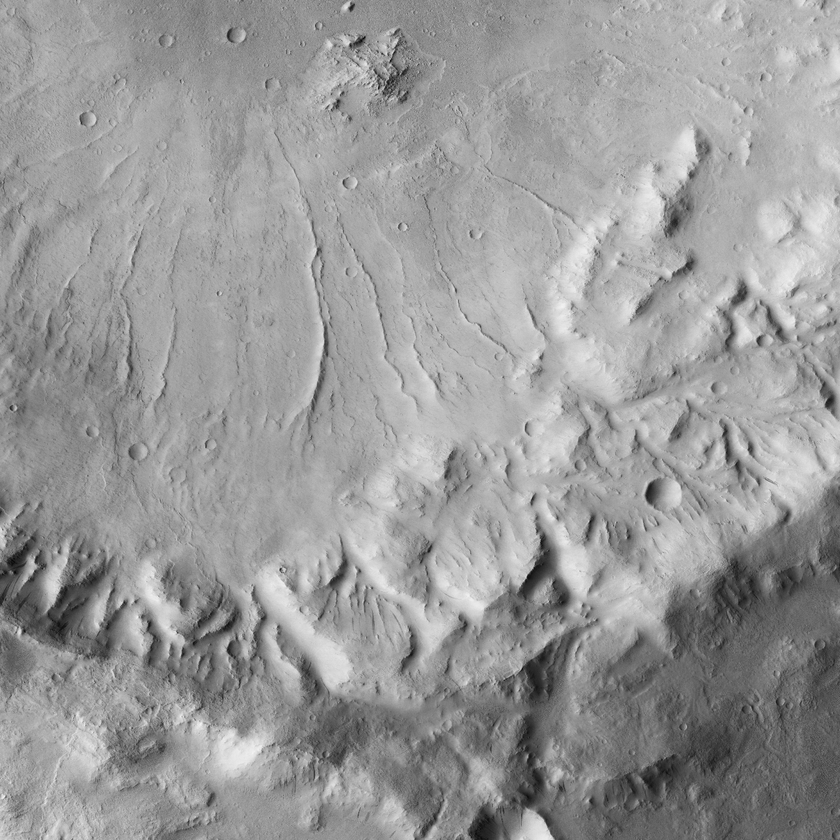
#> input picture yolov8_model/1、Just_add_modules/ultralytics/my_code/multi/images/train/5_25-5.png, 840 x 840 px, shrunk from 1280 x 1280 before the run; its folder holds only this picture in this run
$ python partial_uniform_brightness.py
#> lines starting #> are read from the running program, lines starting #| are printed output that depends on the picture
'''
局部平均光照。
一个局部的gamma变换。
[论文阅读] LCC-NLM(局部颜色校正, 非线性mask)_local colour correction using nonlinear masking-CSDN博客
https://blog.csdn.net/j05073094/article/details/119595637
论文：Local color correction using non-linear masking "python"。
'''

import datetime
import numpy as np
import cv2
import os
import time

def test():
    inputDir = r"D:\Desktop\graduation_project(mars_fan)\Python_clip_code+coco_data\run_code_data\test_uniform_brightness2\input"
    outputDir=r"D:\Desktop\graduation_project(mars_fan)\Python_clip_code+coco_data\run_code_data\test_uniform_brightness2"

    radius=128
    outputDir = os.path.join(outputDir, "output-radius=" + str(radius))
    makedir(outputDir)

    for filepath, dirnames, filenames in os.walk(inputDir):
        for filename in filenames:
            if os.path.splitext(filename)[1]=='.png':
                input_image_path=os.path.join(filepath, filename)
                image_gray = cv2.imread(input_image_path,cv2.IMREAD_UNCHANGED)
                image_gray=image_gray.astype(np.float64)
                image_gray_inv = 255 - image_gray
                mask = cv2.blur(image_gray_inv, (radius, radius))
                mask_output_image_path = os.path.join(outputDir, "mask-"+filename)
                cv2.imwrite(mask_output_image_path, mask)
                lcc = 255 * ((image_gray / 255)**(2**((128 - mask) / 128)))
                output_image_path = os.path.join(outputDir, filename)
                cv2.imwrite(output_image_path, lcc)

def makedir(path):
    if not os.path.exists(path):
        os.makedirs(path)

def uniform_brightness(inputDir,outputDir,radius):
#> called with radius = 256
    for filepath, dirnames, filenames in os.walk(inputDir):
        for filename in filenames:
            if os.path.splitext(filename)[1]=='.png':
                input_image_path=os.path.join(filepath, filename)
                image_gray = cv2.imread(input_image_path,cv2.IMREAD_UNCHANGED)
#> image_gray is the input picture: shape (840, 840); min 7, max 244, mean 153
                image_gray=image_gray.astype(np.float64)
                image_gray_inv = 255 - image_gray
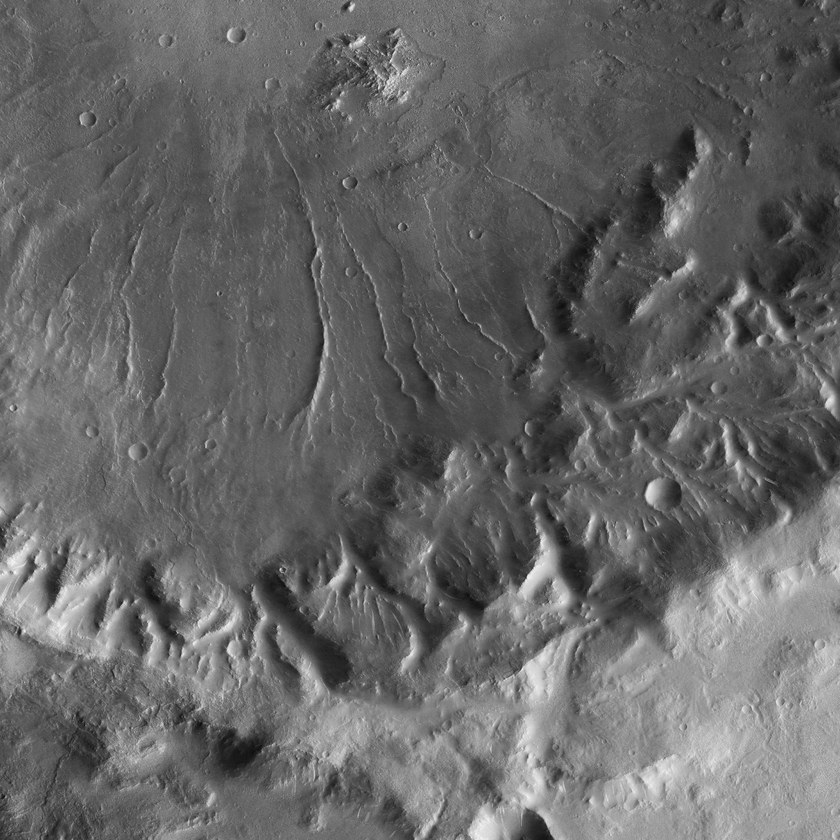
#> image_gray_inv: shape (840, 840) float64; min 11, max 248, mean 102
                mask = cv2.blur(image_gray_inv, (radius, radius))
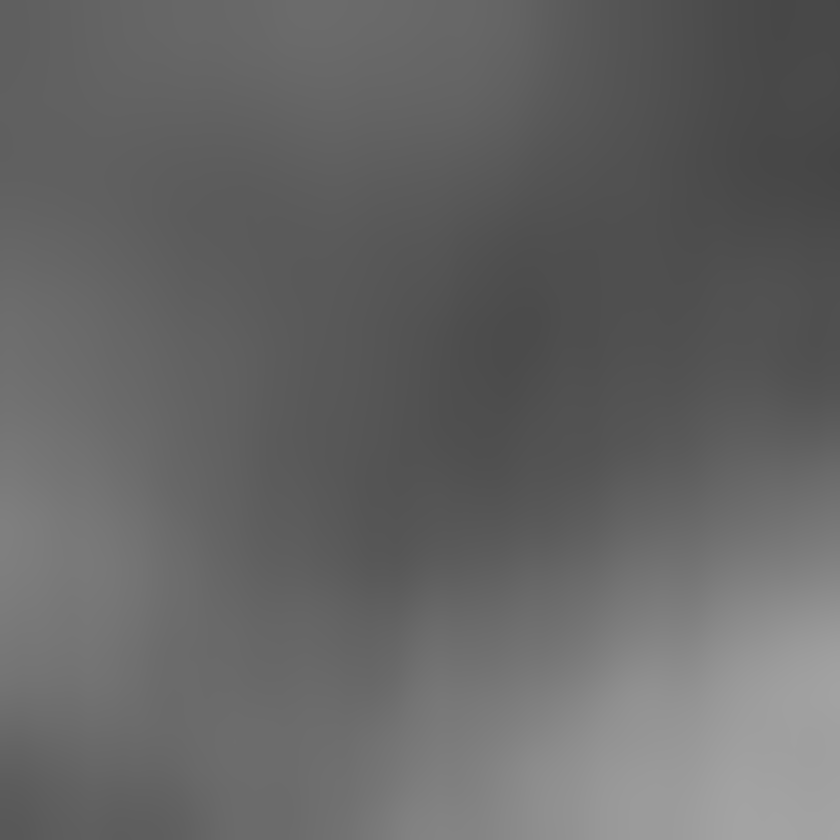
#> mask: shape (840, 840) float64; min 69.65, max 163.5, mean 102
                # mask_output_image_path = os.path.join(outputDir, "mask-"+filename)
                # cv2.imwrite(mask_output_image_path, mask)
                lcc = 255 * ((image_gray / 255)**(2**((128 - mask) / 128)))
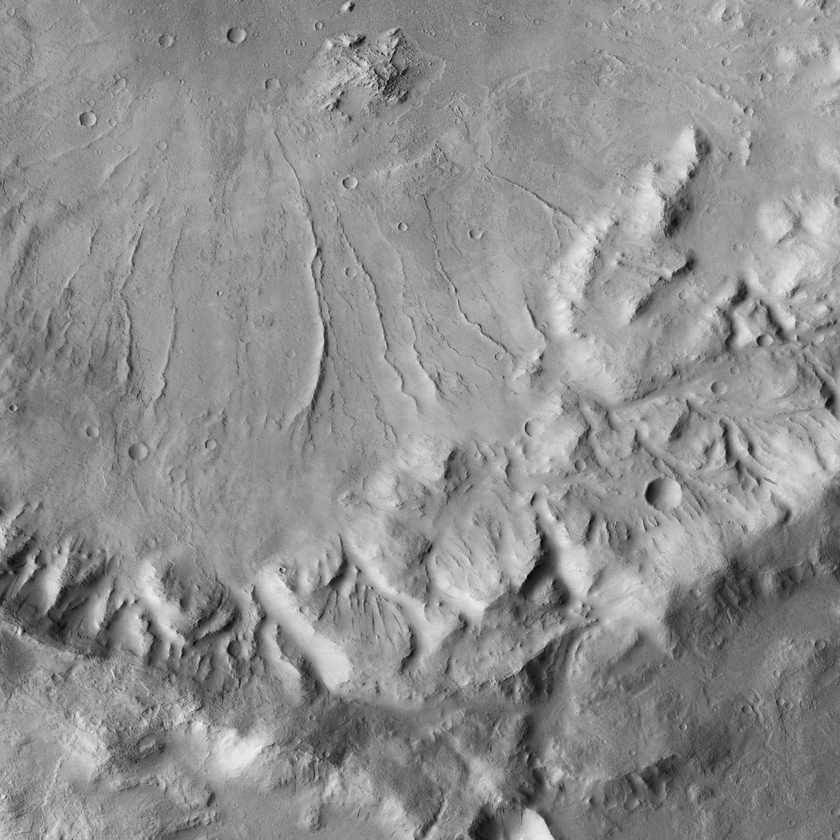
#> lcc: shape (840, 840) float64; min 4.38, max 242.7, mean 142.9
                output_image_path = os.path.join(outputDir, filename)
                cv2.imwrite(output_image_path, lcc)


def all_uniform_brightness(inputDir,outputDir,radius):
    input_labelTrainDir = os.path.join(inputDir, "train")
    input_labelValDir = os.path.join(inputDir, "val")
    input_labelTestDir = os.path.join(inputDir, "test")

    output_labelTrainDir = os.path.join(outputDir, "train")
    output_labelValDir = os.path.join(outputDir, "val")
    output_labelTestDir = os.path.join(outputDir, "test")

    makedir(output_labelTrainDir)
    makedir(output_labelValDir)
    makedir(output_labelTestDir)

    uniform_brightness(input_labelTrainDir,output_labelTrainDir,radius)
    uniform_brightness(input_labelValDir,output_labelValDir,radius)
    uniform_brightness(input_labelTestDir,output_labelTestDir,radius)

if __name__ == '__main__':
    time_start = time.time()
    inputDir = r"D:\Desktop\graduation_project(mars_fan)\dataset\20240425-2\testCenterClip6(keypoints)_3-25mpx-1280\images"
    outputDir = r"D:\Desktop\graduation_project(mars_fan)\dataset\20240425-2\testCenterClip6(keypoints)_3-25mpx-1280"
    radius=256
    outputDir = os.path.join(outputDir, "1280-uniform_brightness_images2-radius=" + str(radius))
    makedir(outputDir)
    all_uniform_brightness(inputDir,outputDir,radius)
    print("结束:", str(datetime.timedelta(seconds=time.time() - time_start)))

    # test()

$ run again, on yolov8_model/1、Just_add_modules/ultralytics/my_code/multi/images/train/6_25-6_7_12_13.png
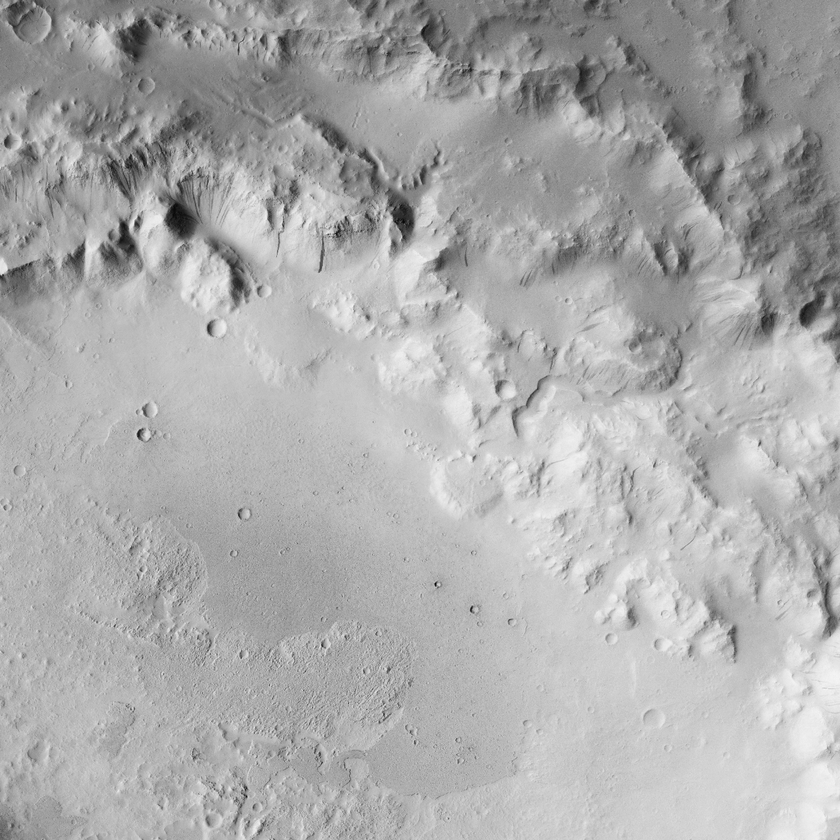
#> input picture yolov8_model/1、Just_add_modules/ultralytics/my_code/multi/images/train/6_25-6_7_12_13.png, 840 x 840 px, shrunk from 1280 x 1280 before the run
#> in uniform_brightness, image_gray is the input picture: shape (840, 840); min 2, max 244, mean 171.7
#> in uniform_brightness, `mask = cv2.blur(image_gray_inv, (radius, radius))`:
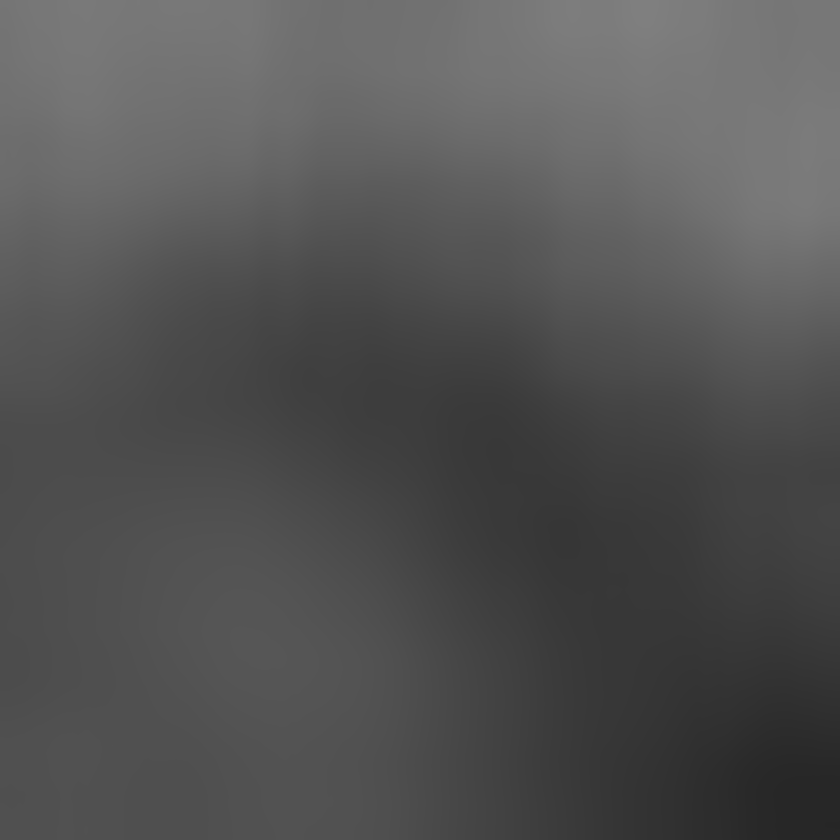
#> mask: shape (840, 840) float64; min 38.98, max 127.8, mean 83.4
#> in uniform_brightness, `lcc = 255 * ((image_gray / 255)**(2**((128 - mask) / 128)))`:
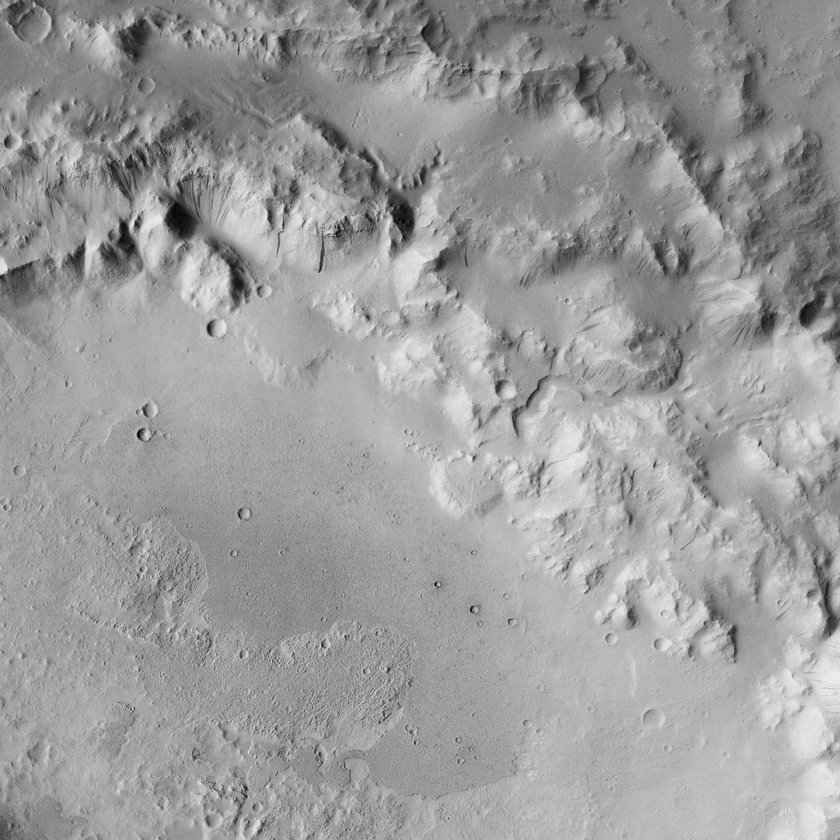
#> lcc: shape (840, 840) float64; min 0.317, max 238.7, mean 156.2

$ run again, on yolov8_model/1、Just_add_modules/ultralytics/my_code/multi/images/train/8_25-8.png
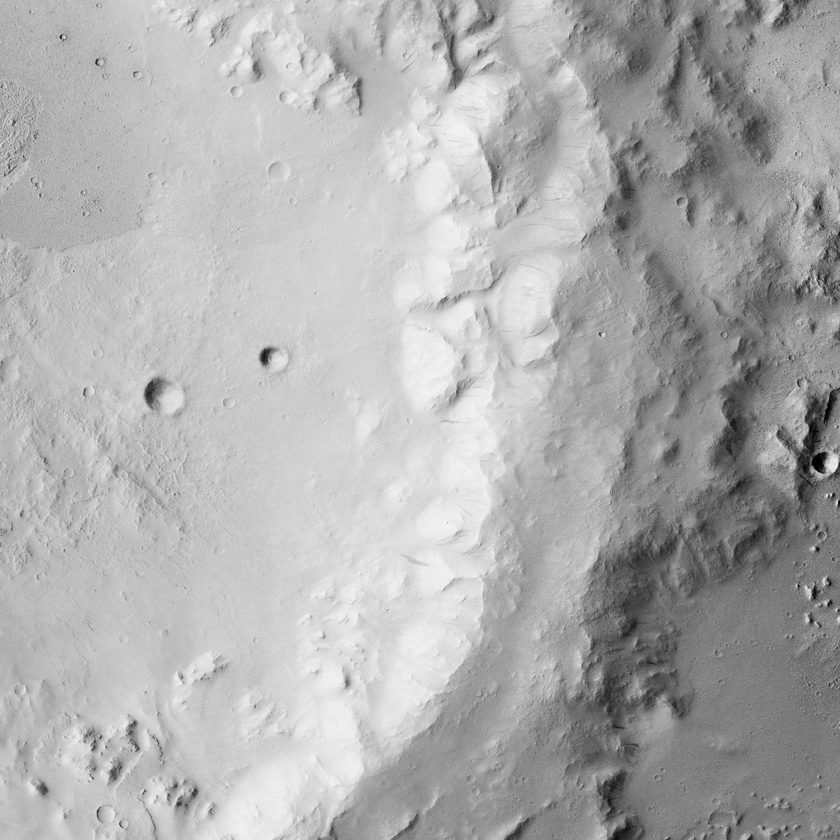
#> input picture yolov8_model/1、Just_add_modules/ultralytics/my_code/multi/images/train/8_25-8.png, 840 x 840 px, shrunk from 1280 x 1280 before the run
#> in uniform_brightness, image_gray is the input picture: shape (840, 840); min 0, max 250, mean 174.4
#> in uniform_brightness, `mask = cv2.blur(image_gray_inv, (radius, radius))`:
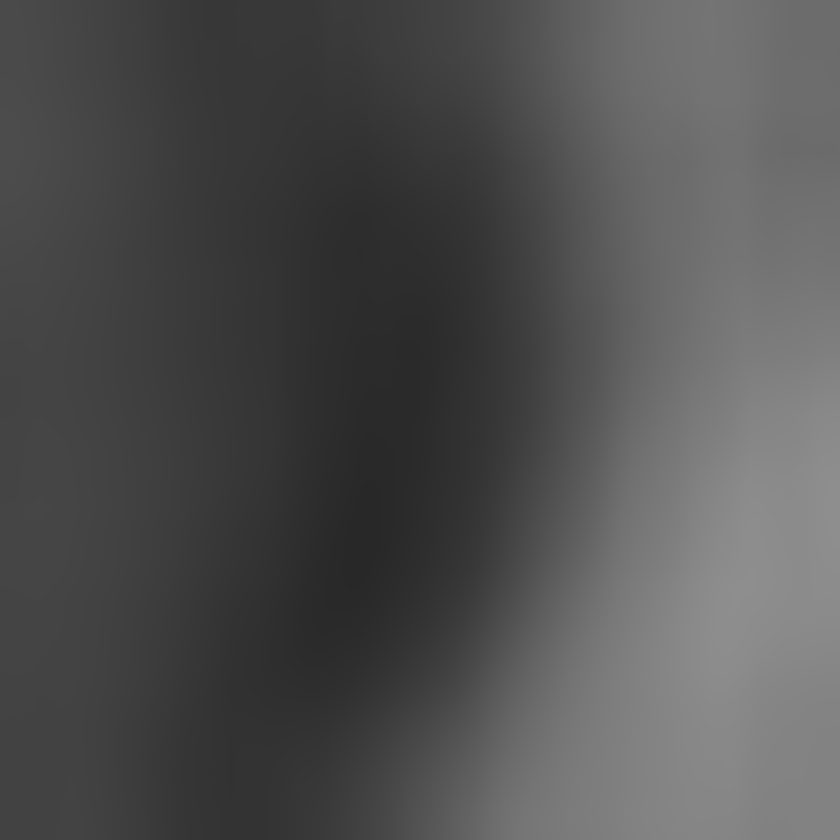
#> mask: shape (840, 840) float64; min 40.06, max 142.6, mean 80.5
#> in uniform_brightness, `lcc = 255 * ((image_gray / 255)**(2**((128 - mask) / 128)))`:
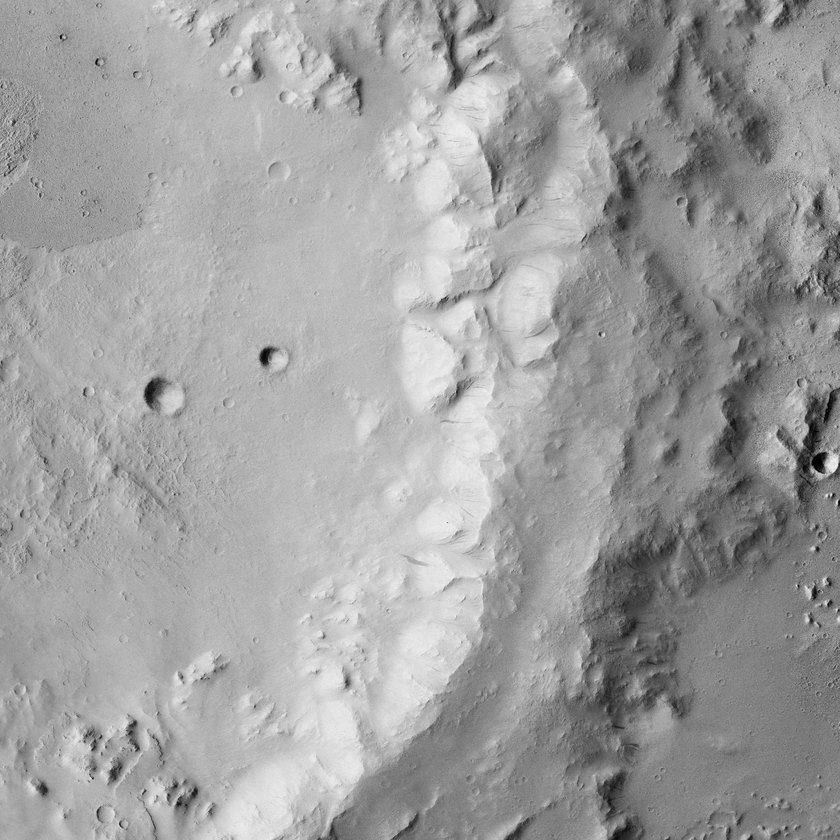
#> lcc: shape (840, 840) float64; min 0, max 247.4, mean 160
